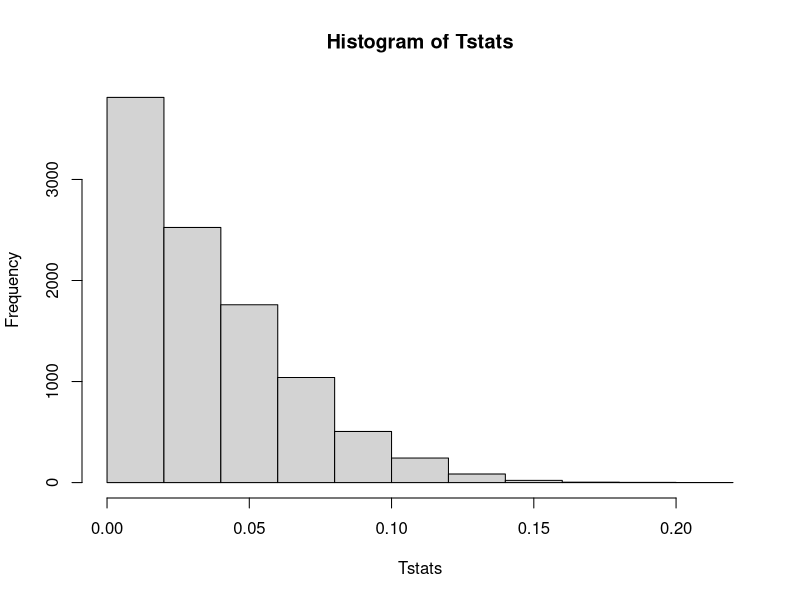
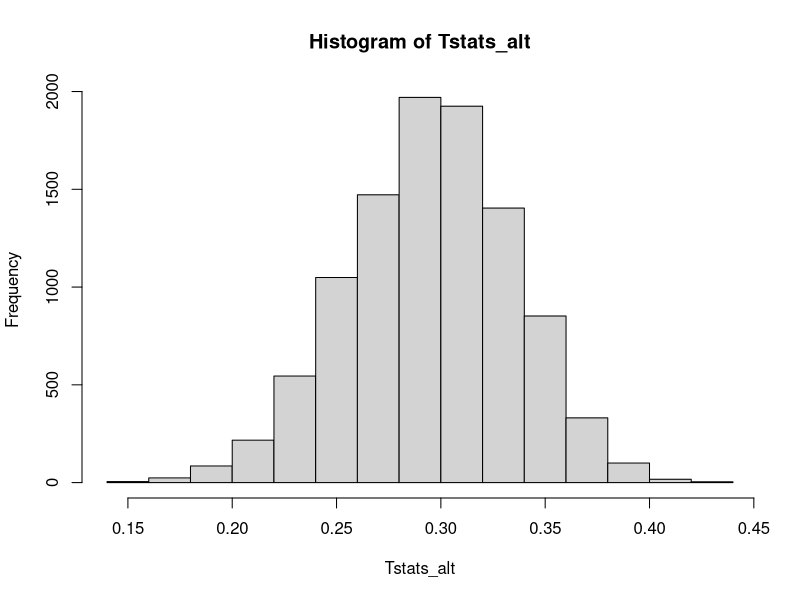
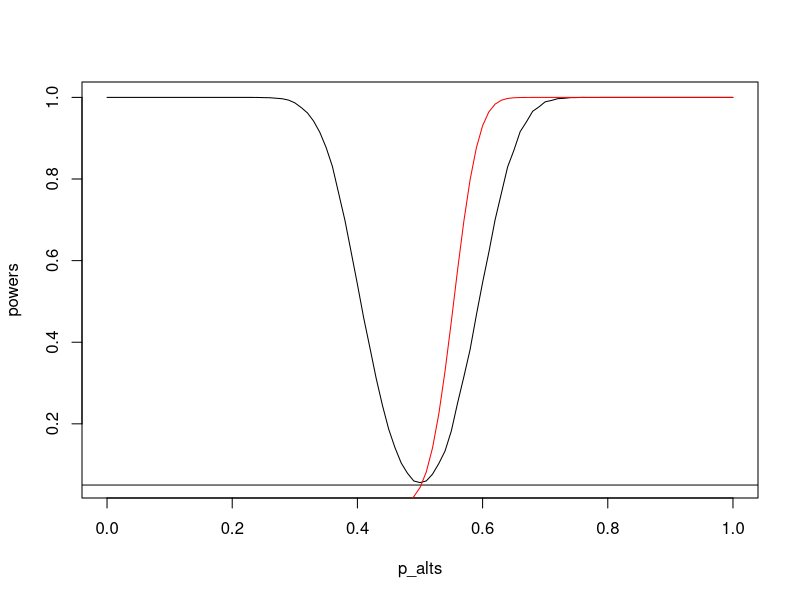
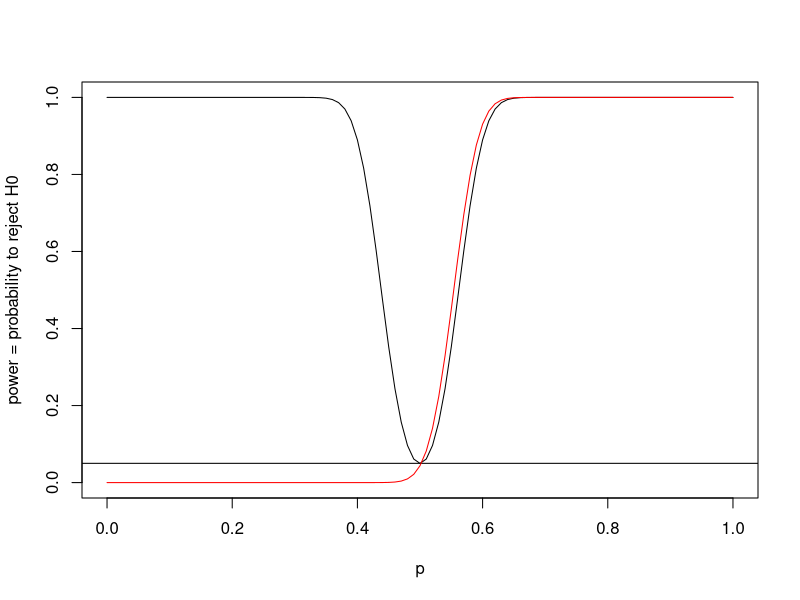

The R script that drew these images, in order:

# 8.1.0.2

dbinom(240,250,0.5)
# 1.210475e-58
dbinom(125,250,0.5)
# 0.05041221

#
p=1/2
n=100
Tstats = replicate(1e4, {
  X=rbinom(n=n, size=1, prob=p)
  p_hat = mean(X)
  T_stat = abs(p_hat - p)
})
hist(Tstats)
crit = quantile(Tstats, 0.95)

# Power function
p_alt = 0.8
Tstats_alt = replicate(1e4, {
  X = rbinom(n=n, size=1, prob=p_alt)
  p_hat = mean(X)
  T_stat = abs(p_hat-p)  # still p because
})
hist(Tstats_alt)
crit = quantile(Tstats_alt, 0.95) + 1/n
mean(Tstats_alt >= crit)
# distribution of T statistic under the assumption of p_alt = 0.7

# what is the probability of rejecting H0 with this sample of X's ?
# in other words, what is P(T_stat > crit) ?
# how is crit defined?
#   


Tstats_true = replicate(1e4, {
  X = rbinom(n=n, size=1, prob=p)
  p_hat = mean(X)
  Tstat = abs(p_hat-p)  # still p because
})

n=250
p=1/2

alpha = 0.05
crit = qbinom(p=1-alpha/2, size=100, prob=p)/100 - p

p_alts = 0:100/100
powers = numeric(length(p_alts))
for(i in seq_along(p_alts)) {
  Tstats_alt = replicate(1e4, {
    X = rbinom(n=100, size=1, prob=p_alts[i])
    p_hat = mean(X)
    Tstat = abs(p_hat-p)  # still p because
  })
  powers[i] = mean(Tstats_alt >= crit)
}
plot(p_alts, powers, type='l')
abline(h=0.05)

# repeat 1e4 times:
# sample n obs from Binom(n, p_alt)
# calculate the P(success) = p_hat
# Tstat = abs(p_hat - p)
# power = P_palt(reject H0) = P_palt(Tstat >= crit)

# 8.3.0.2
p = 0.51
x = rbinom(10^6, size=250, p=0.51)
T_stat = abs(x-125)
mean(T_stat>15)

p=0.7
x = rbinom(10^6, size=250, p=p)
T_stat = abs(x-125)
mean(T_stat>15)

 # do you even understand what we're trying to do here?
# Power = the % chance of wrongly rejecting H0.

# 8.3.0.3
p_alts = 0:100/100
powers = 1 - pbinom(138, 250, p_alts)
lines(p_alts, powers, type='l', col='red')

# solution:
p=seq(0,1,0.01)
power=pbinom(109,250,p)+1-pbinom(140,250,p)
plot(p,power,ylab='power = probability to reject H0',type='l',ylim=c(0,1))
abline(0.05,0)

power=1-pbinom(138,250,p)  # power of the one-sided test
lines(p,power,col='red')

